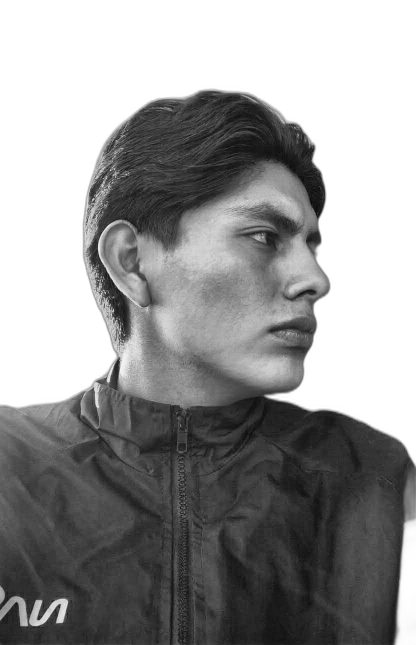
#> input picture source-prepped.png, 832 x 1290 px, found by its file name (shown at 1/2 size)
$ python make_ascii_svg.py
#> lines starting #> are read from the running program, lines starting #| are printed output that depends on the picture
from PIL import Image
import numpy as np

RAMP = " .`:-=+*cs#%@"
W = 100
H = 53

def make_ascii(input_path, output_path):
#> called with input_path = 'source-prepped.png', output_path = 'avi-ascii.svg'
    print(f"Generating ASCII SVG from {input_path}...")
    img = Image.open(input_path).convert('L')
#> img is the input picture: PIL image 832x1290 L; min 8, max 255, mean 151.4

    # Calculate target dimensions maintaining aspect ratio
    aspect_ratio = img.height / img.width
#> aspect_ratio = 1.55
    # A character in monospace is typically ~ 1/2 as wide as it is tall
    # So to keep aspect ratio: target_h / target_w = aspect_ratio * (char_width / char_height) => target_h = target_w * aspect_ratio * 0.5
    target_w = W
    target_h = int(target_w * aspect_ratio * 0.5)
#> target_h = 77

    if target_h > H:
        target_h = H
        target_w = int(target_h / (aspect_ratio * 0.5))
#> target_w = 68

    img = img.resize((target_w, target_h))
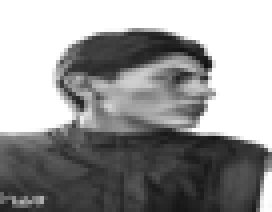
#> img: PIL image 68x53 L (shown 4 times larger); min 16, max 255, mean 151.2

    ascii_rows = []
    pixels = np.array(img)
    for row in pixels:
        ascii_row = ""
        for p in row:
            # Map pixel value (0-255) to RAMP (0 to len(RAMP)-1)
            # p=255 is white (sparse/empty), p=0 is black (dense)
            # But in prep_photo, white bg is 255. So we want 255 to map to " " (index 0).
            # Therefore, we invert the pixel value or just map 255 -> 0.
            idx = int((255 - p) / 255.0 * (len(RAMP) - 1))
            ascii_row += RAMP[idx]
        ascii_rows.append(ascii_row)
#> this loop made 53 passes
#> after the loop, ascii_rows = 53 items

    # Generate SVG
    font_size = 12
    line_height = 14
    svg_width = target_w * 7.2 # approx char width
#> svg_width = 489.6
    svg_height = target_h * line_height + 20

    svg = f'''<svg xmlns="http://www.w3.org/2000/svg" viewBox="0 0 {svg_width} {svg_height}" width="{svg_width}" height="{svg_height}">
<style>
    .ascii {{
        font-family: ui-monospace, SFMono-Regular, Menlo, Consolas, monospace;
        font-size: {font_size}px;
        fill: #c9d1d9; /* light gray for dark mode compatibility, or use currentColor */
        white-space: pre;
    }}
    .bg {{
        fill: #0d1117;
    }}
</style>
<rect width="100%" height="100%" class="bg" />
'''

    # Define clip paths
    svg += '<defs>\n'
    for i in range(len(ascii_rows)):
        delay = i * 0.05
        svg += f'''<clipPath id="clip-{i}">
    <rect x="0" y="{i * line_height}" width="0" height="{line_height}">
        <animate attributeName="width" from="0" to="{svg_width}" begin="{delay}s" dur="0.3s" fill="freeze" />
    </rect>
</clipPath>
'''
#> this loop made 53 passes
    svg += '</defs>\n'

    # Draw text
    for i, row in enumerate(ascii_rows):
        # Escape xml chars
        row = row.replace('&', '&amp;').replace('<', '&lt;').replace('>', '&gt;')
        svg += f'<text x="10" y="{i * line_height + font_size}" class="ascii" clip-path="url(#clip-{i})">{row}</text>\n'

    svg += '</svg>'

    with open(output_path, 'w') as f:
        f.write(svg)
    print(f"Saved {output_path}")

if __name__ == "__main__":
    make_ascii("source-prepped.png", "avi-ascii.svg")
